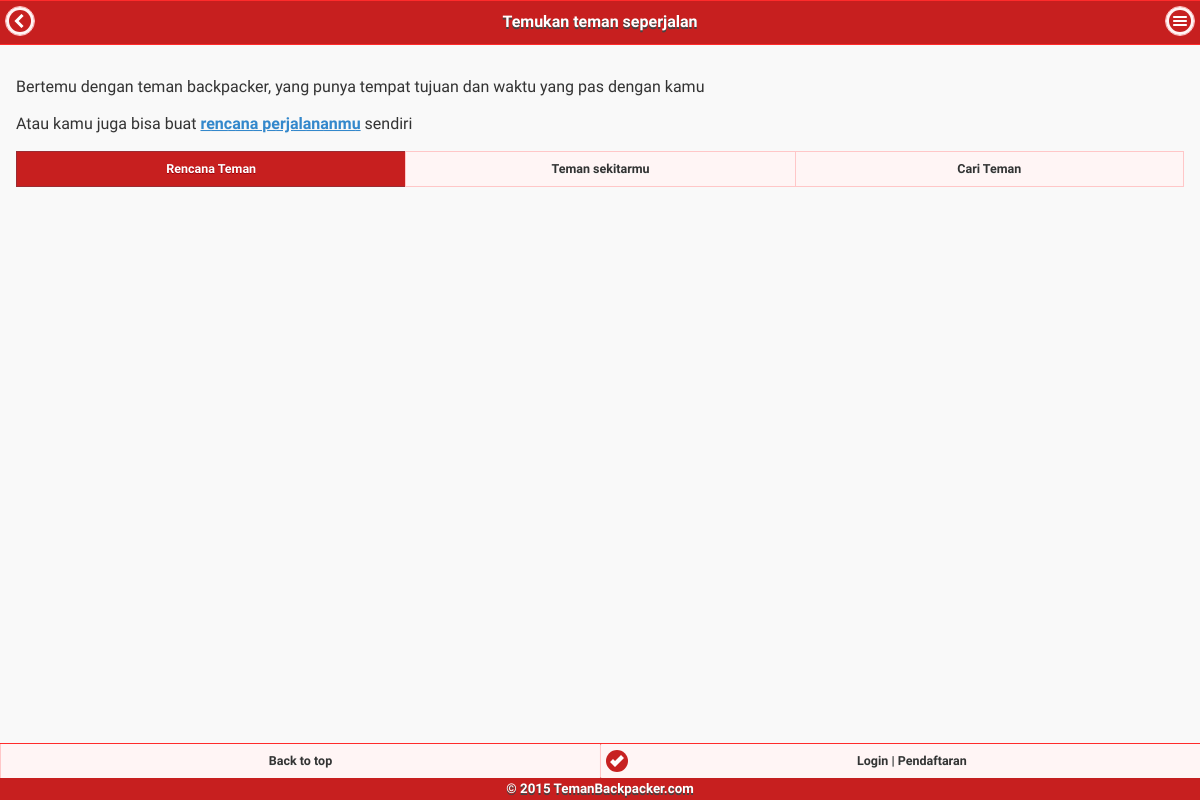
Page /user.php on the earlier database version.
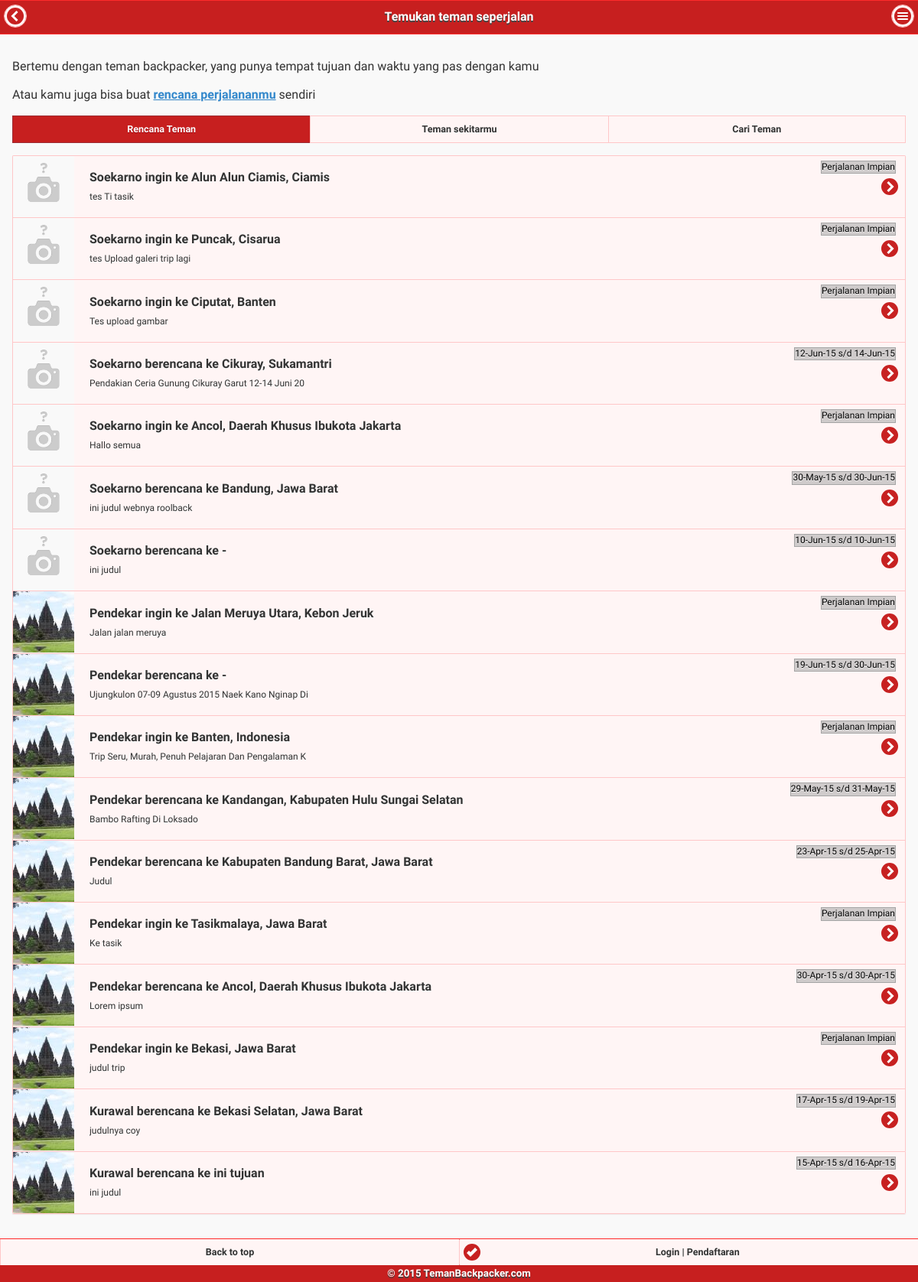
Same page on the later database version.
### tables this page shows
CREATE TABLE IF NOT EXISTS `tb_user` (
  `user_id` int(11) NOT NULL AUTO_INCREMENT,
  `user_name` varchar(50) NOT NULL,
  `user_username` varchar(25) NOT NULL,
  `user_email` varchar(75) NOT NULL,
  `user_password` varchar(50) NOT NULL,
  `user_lokasi` varchar(100) DEFAULT NULL,
  `user_gender` char(1) DEFAULT NULL COMMENT 'L: laki laki || P: perempuan',
  `user_ttl` date DEFAULT NULL,
  `user_foto` varchar(50) DEFAULT NULL,
  `user_bio` varchar(50) DEFAULT NULL,
  `user_sosmed` varchar(100) DEFAULT NULL,
  `user_reg_date` timestamp NULL DEFAULT CURRENT_TIMESTAMP,
  `user_info` text,
  `user_geolat` double DEFAULT NULL,
  `user_geolng` double DEFAULT NULL,
  `user_ip` varchar(50) DEFAULT NULL,
  `user_exp` text,
  `user_privacy` int(11) NOT NULL DEFAULT '0' COMMENT '0=public || 1=member',
  `user_deleted` int(11) NOT NULL DEFAULT '0' COMMENT '0=aktif || 1=deleted',
  `user_reputasi` int(11) DEFAULT '0',
  PRIMARY KEY (`user_id`),
  KEY `idx_email_paswd` (`user_email`,`user_password`),
  KEY `idx_user_name` (`user_name`,`user_password`),
  KEY `idx_search_username` (`user_username`),
  KEY `idx_search_email` (`user_email`,`user_password`)
);

CREATE TABLE IF NOT EXISTS `tb_trip` (
  `trip_id` int(11) NOT NULL,
  `trip_user_id` int(11) NOT NULL,
  `trip_judul` varchar(50) DEFAULT NULL,
  `trip_tujuan` varchar(100) DEFAULT NULL,
  `trip_tujuan_geolat` double DEFAULT NULL,
  `trip_tujuan_geolng` double DEFAULT NULL,
  `trip_asal` varchar(100) DEFAULT NULL,
  `trip_asal_lat` double DEFAULT NULL,
  `trip_asal_lng` double DEFAULT NULL,
  `trip_jenis` char(2) DEFAULT NULL,
  `trip_kategori` char(2) DEFAULT NULL,
  `trip_date1` date DEFAULT NULL,
  `trip_date2` date DEFAULT NULL,
  `trip_detail` text,
  `trip_flag_comm` char(1) DEFAULT '0' COMMENT '1: ijinkan komentar | 0: tidak diijinkan komentar',
  `trip_flag_join` char(1) DEFAULT '0' COMMENT '1: ijinkan join | 0: tidak diijinkan join',
  `trip_created_date` timestamp NOT NULL DEFAULT CURRENT_TIMESTAMP,
  `trip_stats` int(11) NOT NULL DEFAULT '0',
  PRIMARY KEY (`trip_id`)
);

### _include/db_function.php (called while the page is built, shortened)
<?php
include_once dirname(__FILE__).DIRECTORY_SEPARATOR.'fungsi.php';
$database = new mysqli(DBHOST, DBUSER, DBPASS, DBNAME);
$db =& $database;
function good_query($string, $debug=0)
{
    global $db;
    $result = $db->query($string);
    return $result;
}
function isLogin()
{
    if (isset($_SESSION['user_id'])){
        return TRUE;
    }else{
        return FALSE;
    }
}
?>

### _include/user.php (called while the page is built, shortened)
<?php
if(@$statuskoneksi != 'connected'){
	require_once dirname(__FILE__).DIRECTORY_SEPARATOR.'db_function.php';
}
function User_seperjalanan()
{
    $sql = "SELECT A.user_username, A.user_foto, B.trip_id, B.trip_judul, B.trip_tujuan, B.trip_date1, B.trip_date2, B.trip_created_date
            FROM tb_user A, tb_trip B
            WHERE A.user_id = B.trip_user_id
            ORDER BY B.trip_created_date DESC";
    $result = good_query($sql);
   while ($row = mysqli_fetch_assoc($result)){
           if (!empty($row['user_foto'])) {
                $foto = $row['user_foto'];
            } else {
                $foto = "default.gif";
            }
            $tujuan = "-";
            if (!empty($row['trip_tujuan'])) {
                $tujuan = implode(",", array_slice(explode(",", $row['trip_tujuan']), 0, 2));
            }
            if (trim($row['trip_date1']) == "0000-00-00"){
                $konjungsi = " ingin";
                $tgl = "Perjalanan Impian";
            }else{
                $konjungsi = " berencana";
                $tgl = tanggalan($row['trip_date1']) ." s/d ".tanggalan($row['trip_date2']);
            }
           $arr[] = array("user_username"   =>$row['user_username'],
                        "user_foto"         =>$foto,
                        "trip_id"           =>$row['trip_id'],
                        "trip_judul"        =>$row['trip_judul'],
                        "trip_tujuan"       =>$tujuan,
                        "trip_date"        =>$tgl,
                        "trip_created_date" =>$row['trip_created_date'],
                        "konjungsi"         =>$konjungsi
                   );
       }
       return $arr;
}
?>

### _include/fungsi.php (called while the page is built, shortened)
<?php
function make_seo_name($title)
{
	return preg_replace('/[^a-z0-9_-]/i', '', strtolower(str_replace(' ', '-', trim($title))));
}
function tanggalan($tgl)
{
    $date=date_create($tgl);
    return date_format($date,"d-M-y");
}
?>

### user.php (the view, shortened to what this page needs)
<?php
include_once "_include/db_function.php";
include_once "_include/template.php";
include_once "_include/user.php";
$userList = User_seperjalanan();
?>
<!doctype html>
<html>
    <head>
        <?php
        get_meta('TemanBackpacker.com');
        ?>
    </head>
    <body>
        <section data-role="page" id="home">
            <?php
            get_header('Temukan teman seperjalan');
            ?>
            <article role="main" class="ui-content">
                <div id="listHeader">
                    <p>Bertemu dengan teman backpacker, yang punya tempat tujuan dan waktu yang pas dengan kamu</p>
                    <p>Atau kamu juga bisa buat <a href="<?= URLSITUS ?>trip/baru/" data-ajax="false">rencana perjalananmu</a> sendiri</p>
                </div>
                <div data-role="navbar">
                    <ul>
                        <li><a href="#" class="ui-btn-active">Rencana Teman</a></li>
                        <li><a href="#" class="sekitar">Teman sekitarmu</a></li>
                        <li><a href="#cari" data-transition="flip">Cari Teman</a></li>
                    </ul>
                </div>
                <ul data-role="listview" data-inset="true" data-divider-theme="a">
                    <?php
                    foreach ($userList as $u) {
                        ?>
                        <li>
                            <a href="<?= URLSITUS . "username/" . make_seo_name(@$u['user_username']) ?>/" data-ajax="false">
                                <img src="<?= URLSITUS . "_gambar/user/" . @$u['user_foto'] ?>" class="ui-li-thumb">
                                <h2><?= @$u['user_username'] . $u['konjungsi'] . " ke " . @$u['trip_tujuan'] ?></h2>
                                <p><?= @$u['trip_judul'] ?></p>
                                <p class="ui-li-aside garisKotak"> <?= @$u['trip_date'] ?> </p>
                            </a>
                        </li>
                        <?php
                    }
                    ?>
                </ul>
            </article>
            <?php
            get_footer();
            ?>
        </section>
    </body>
</html>

### _include/template.php (shortened to what this page needs)
<?php
function get_meta($title=null)
{
echo '
	<title>'.$title.'</title>
	<meta http-equiv="Content-Type" content="text/html; charset=utf-8">
	<meta name="viewport" content="width=device-width, initial-scale=1">
	<meta name="apple-mobile-web-app-capable" content="yes" />
        <link rel="shortcut icon" href="css/favicon.ico" type="image/x-icon">
        <link rel="icon" href="'.URLSITUS.'css/favicon.ico" type="image/x-icon">
	<link rel="stylesheet" href="'.URLSITUS.'css/jquery.mobile.structure-1.4.5.min.css" />
	<link rel="stylesheet" href="'.URLSITUS.'css/themes/jquery.mobile.icons.min.css" />
	<script src="'.URLSITUS.'js/jquery.min.js"></script>
	<script src="'.URLSITUS.'js/jquery.mobile-1.4.5.min.js"></script>';
echo '<link rel="stylesheet" href="'.URLSITUS.'css/themes/tema-merah.min.css" />
        <link rel="stylesheet" href="'.URLSITUS.'css/tb.css" />';
}
function get_header($title=null)
{
	echo '
	<header data-role="header" id="header">
		<h1>'.$title.'</h1>
        <a href="#" data-rel="back"  class="ui-btn ui-icon-carat-l ui-btn-icon-notext ui-corner-all" >Back
          </a>
        <a href="#menuPanel" class="ui-btn ui-icon-bars ui-btn-icon-notext ui-corner-all">Default panel</a>
	</header>';
}
function get_footer()
{
    if (isLogin() == false){
        $tombolLogin = '<li><a href = "#popupLogin" data-rel = "popup" data-position-to = "window" class = "ui-btn ui-corner-all ui-shadow ui-btn-inline ui-icon-check ui-btn-icon-left ui-btn-a" data-transition = "pop">Login | Pendaftaran</a></li>';
    }
echo '
	<div data-role="footer" style="overflow:hidden; text-align:center" data-position="fixed">
		<div data-role="navbar">
			<ul>
				<li><a href="#header" data-ajax="false">Back to top</a></li>
                                '.@$tombolLogin.'
			</ul>
		</div>
	<small>© 2015 TemanBackpacker.com</small>
	</div>
	';
}
?>

### css/tb.css (style rules this page uses)
.garisKotak { border: 1px solid #A5A5A5; background-color: rgba(181, 181, 181, 0.64); z-index: 50; color: #000; top: .5em !important; right: 1em !important; }

Differences in the rows shown:
added tb_user: shows a picture, user_username "Soekarno", konjungsi "ingin", trip_tujuan "Alun Alun Ciamis, Ciamis", tb_trip.trip_judul "tes Ti tasik", trip_date "Perjalanan Impian", trip_tujuan "Puncak, Cisarua", tb_trip.trip_judul "tes Upload galeri trip lagi", trip_tujuan "Ciputat, Banten", tb_trip.trip_judul "Tes upload gambar", konjungsi "berencana", trip_tujuan "Cikuray, Sukamantri", tb_trip.trip_judul "Pendakian Ceria Gunung Cikuray Garut 12-14 Juni 20", trip_date "12-Jun-15 s/d 14-Jun-15", trip_tujuan "Ancol, Daerah Khusus Ibukota Jakarta", tb_trip.trip_judul "Hallo semua", trip_tujuan "Bandung, Jawa Barat", tb_trip.trip_judul "ini judul webnya roolback", trip_date "30-May-15 s/d 30-Jun-15", trip_tujuan "-", tb_trip.trip_judul "ini judul", trip_date "10-Jun-15 s/d 10-Jun-15"
added tb_user: user_foto (picture), user_username "Pendekar", konjungsi "ingin", trip_tujuan "Jalan Meruya Utara, Kebon Jeruk", tb_trip.trip_judul "Jalan jalan meruya", trip_date "Perjalanan Impian", konjungsi "berencana", trip_tujuan "-", tb_trip.trip_judul "Ujungkulon 07-09 Agustus 2015 Naek Kano Nginap Di", trip_date "19-Jun-15 s/d 30-Jun-15", tb_trip.trip_tujuan "Banten, Indonesia", tb_trip.trip_judul "Trip Seru, Murah, Penuh Pelajaran Dan Pengalaman K", trip_tujuan "Kandangan, Kabupaten Hulu Sungai Selatan", tb_trip.trip_judul "Bambo Rafting Di Loksado", trip_date "29-May-15 s/d 31-May-15", trip_tujuan "Kabupaten Bandung Barat, Jawa Barat", tb_trip.trip_judul "Judul", trip_date "23-Apr-15 s/d 25-Apr-15", trip_tujuan "Tasikmalaya, Jawa Barat", tb_trip.trip_judul "Ke tasik", trip_tujuan "Ancol, Daerah Khusus Ibukota Jakarta", tb_trip.trip_judul "Lorem ipsum", trip_date "30-Apr-15 s/d 30-Apr-15", trip_tujuan "Bekasi, Jawa Barat", tb_trip.trip_judul "judul trip"
now on this page (row edited): tb_user: user_foto (picture), user_username "Kurawal", konjungsi "berencana", trip_tujuan "Bekasi Selatan, Jawa Barat", tb_trip.trip_judul "judulnya coy", trip_date "17-Apr-15 s/d 19-Apr-15", tb_trip.trip_tujuan "ini tujuan", tb_trip.trip_judul "ini judul", trip_date "15-Apr-15 s/d 16-Apr-15"
